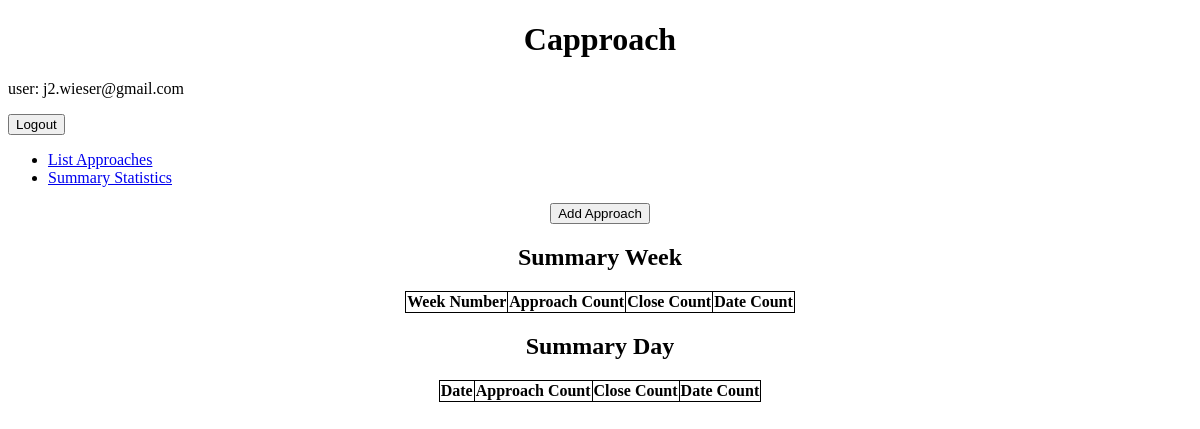
The page /statistics/ (signed in) on the database as committed earlier.
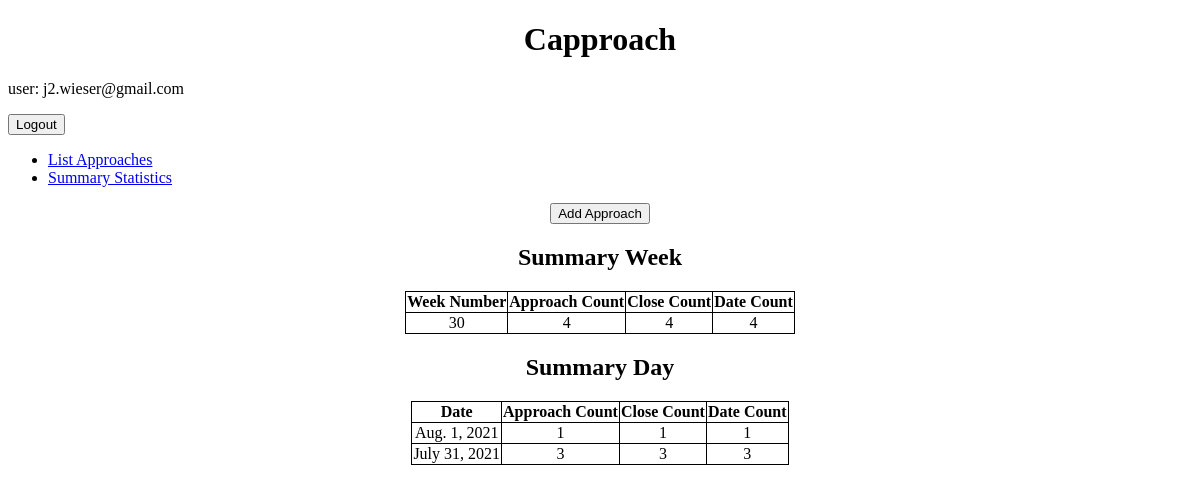
The same page on the database as committed later.
### core/models.py (models this page shows, shortened)
class Contact(models.Model):
	AGE_CHOICES = [(i,i) for i in range(15, 50)]
	DURATION_CHOICES = [('Short', 'Short'), ('Medium', 'Medium'), ('Long', 'Long')]
	INTERACTION_CHOICES = [(i,i) for i in range(1, 11)]
	LOOKS_CHOICES = [(i,i) for i in range(1, 11)]
	BOOLEAN_CHOICES = [(1, 'yes'),(0, 'no')]
	date_approach = models.DateField(default=timezone.now)
	time_approach = models.TimeField(default=timezone.now)
	name = models.CharField(max_length=30, blank=False)
	age = models.IntegerField(blank=True, null=True, choices=AGE_CHOICES, default=22)
	nationality = models.CharField(max_length=30, blank=True, null=True)
	duration = models.CharField(max_length=30, choices=DURATION_CHOICES, default='Medium', blank=True, null=True)
	interaction = models.IntegerField(blank=True, null=True, choices=INTERACTION_CHOICES, default=7)
	looks = models.IntegerField(blank=True, null=True, choices=LOOKS_CHOICES, default=7)
	close = models.BooleanField(choices=BOOLEAN_CHOICES, default=1, blank=True)
	reply = models.BooleanField(choices=BOOLEAN_CHOICES, default=0, blank=True)
	date = models.BooleanField(choices=BOOLEAN_CHOICES, default=0, blank=True)
	lay = models.BooleanField(choices=BOOLEAN_CHOICES, default=0, blank=True)
	comments = models.TextField(blank = True, max_length=300)
	created_at = models.DateTimeField(editable=False, default=timezone.now)
	updated_at = models.DateTimeField(editable=False, default=timezone.now)
	created_by = models.ForeignKey(User, on_delete=models.CASCADE, null=True, blank=True, editable=False)

### core/views.py (the view)
# urls.py: path('statistics/', views.StatisticsListView.as_view(), name='statistics_list'),
@method_decorator(login_required, name='dispatch')
class StatisticsListView(ListView):
	model = Contact
	template_name = 'core/statistics_list.html'
	def get_context_data(self, **kwargs):
		context = super().get_context_data(**kwargs)
		user = self.request.user
		context['summary_week'] = Contact.objects \
		.filter(created_by=user) \
    	.annotate(week_number=ExtractWeek('date_approach')) \
		.values('week_number') \
		.annotate(approach_count=Count('close')) \
		.annotate(close_count=Sum(Case(When(close=True, then=1),
	        default=Value(0),
	        output_field=IntegerField()
	    ))) \
		.annotate(date_count=Sum(Case(When(date=True, then=1),
	        default=Value(0),
	        output_field=IntegerField()
	    ))) \
		.order_by('-week_number')
		context['summary_day'] = Contact.objects \
		.filter(created_by=user) \
		.values('date_approach') \
		.annotate(approach_count=Count('close')) \
		.annotate(close_count=Sum(Case(When(close=True, then=1),
	        default=Value(0),
	        output_field=IntegerField()
	    ))) \
		.annotate(date_count=Sum(Case(When(date=True, then=1),
	        default=Value(0),
	        output_field=IntegerField()
	    ))) \
		.order_by('-date_approach')
		return context

### core/templates/core/statistics_list.html
{% extends 'core/base.html' %}
{% block content %}
<center>
<h2>Summary Week</h2>
<table>
<tr>
	<th>Week Number</th>
	<th>Approach Count</th>
	<th>Close Count</th>
	<th>Date Count</th>
</tr>
{% for item in summary_week %}
<tr>
	<td>{{ item.week_number }}</td>
	<td>{{ item.approach_count }}</td>
	<td>{{ item.close_count }}</td>
	<td>{{ item.date_count }}</td>
</tr>
{% endfor %}
</table>
<h2>Summary Day</h2>
<table>
<tr>
	<th>Date</th>
	<th>Approach Count</th>
	<th>Close Count</th>
	<th>Date Count</th>
</tr>
{% for item in summary_day %}
<tr>
	<td>{{ item.date_approach }}</td>
	<td>{{ item.approach_count|add:"0" }}</td>
	<td>{{ item.close_count|add:"0" }}</td>
	<td>{{ item.date_count|add:"0" }}</td>
</tr>
{% endfor %}
</table>
</center>
{% endblock %}

Rows that differ between the two databases and show on the page:
now on this page (row edited): Contact: week_number "30", approach_count "4", close_count "4", date_count "4"
Other text that changed with them:
new list line: "Aug. 1, 2021 1 1 1"
new list line: "July 31, 2021 3 3 3"
